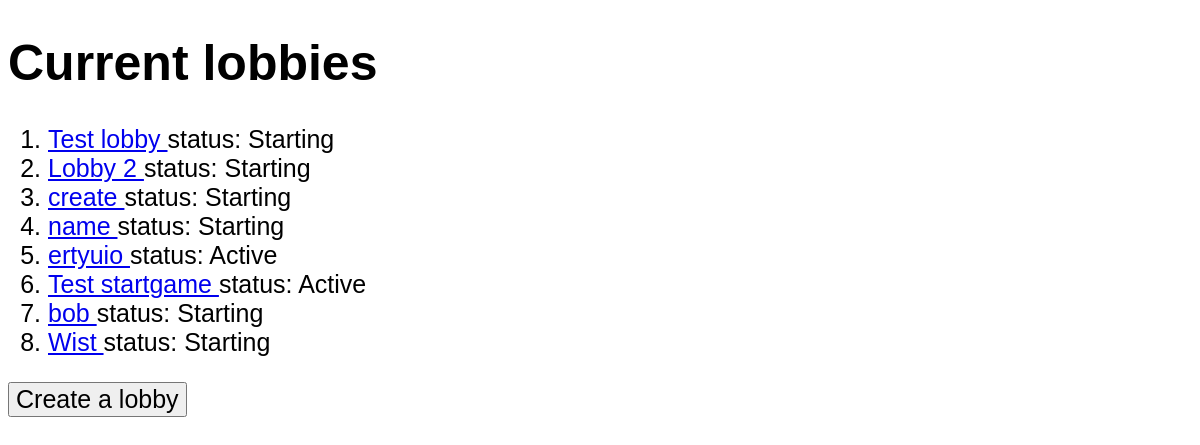
Screenshot of /lobby/ with the database file from the repository.
### lobby/models.py (models this page shows, shortened)
class Lobby(models.Model):
    name = models.CharField(max_length=255)
    max_players = models.IntegerField(default=0)
    players = models.ManyToManyField(User, default=None, blank=True)
    game_status = models.IntegerField(choices=GAME_STATUS)
    game_admin = models.ForeignKey(User, on_delete=models.CASCADE, related_name='game_admin')

### lobby/views.py (the view)
# urls.py: path('lobby/', MainLobbyView.as_view(), name='mainlobby'),
class MainLobbyView(View):
    def get(self, request):
        lobbies = Lobby.objects.all()
        return render(request, 'lobby/main.html', {'lobbies': lobbies})

### templates/lobby/main.html (shortened to what this page needs)
<!DOCTYPE html>
<html lang="en">
<head>
</head>
<body>
    <h1>Current lobbies</h1>
<ol>
    {% for l in lobbies %}
        <li><a href="/lobby/{{ l.id }}/">{{ l.name }} </a> status: {{ l.get_game_status_display }}</li>
    {% endfor %}
</ol>
    <a class="fonts" href="/lobby/CreateLobby/"><button class="fonts">Create a lobby</button></a>
</body>
</html>

### templates/lobby/main.html (style rules this page uses)
* { font-family: Arial; }
body { font-size: 25px; }
.fonts { font-size: 25px; }

### rows the page displays
Lobby: name "Test lobby", game_status "Starting"
Lobby: name "Lobby 2", game_status "Starting"
Lobby: name "create", game_status "Starting"
Lobby: name "name", game_status "Starting"
Lobby: name "ertyuio", game_status "Active"
Lobby: name "Test startgame", game_status "Active"
Lobby: name "bob", game_status "Starting"
Lobby: name "Wist", game_status "Starting"
